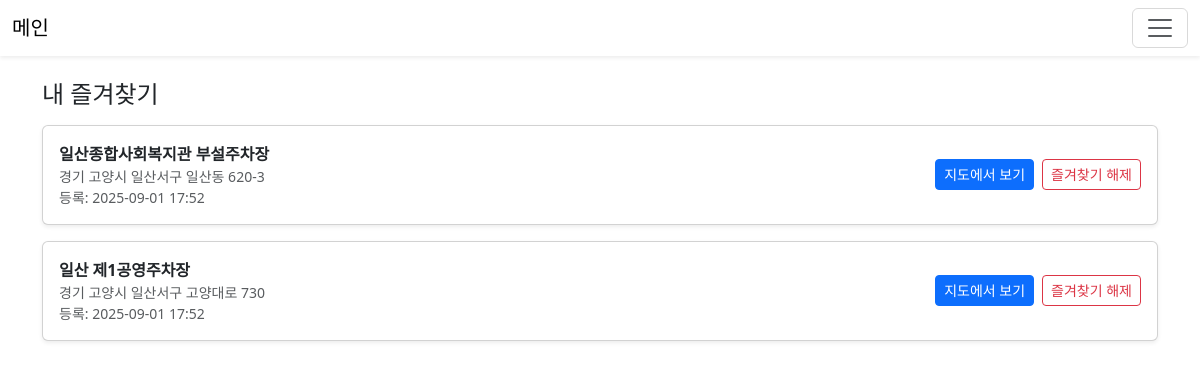
The page /favorites/ (signed in) on the database its author committed.
### second/models.py (models this page shows, shortened)
class Favorite(models.Model):
    user = models.ForeignKey(settings.AUTH_USER_MODEL, on_delete=models.CASCADE, related_name="favorites")
    parking = models.ForeignKey(ParkingBasic, on_delete=models.CASCADE, related_name="favorited_by")
    created_at = models.DateTimeField(auto_now_add=True)
    class Meta:
        unique_together = ('user', 'parking')  # 같은 유저가 같은 주차장 중복 등록 방지

class ParkingBasic(models.Model):
    latCrdn = models.CharField(max_length=50, null=True)      # 위도
    lonCrdn = models.CharField(max_length=50, null=True)      # 경도
    pkplcNm = models.CharField(max_length=200, null=True)     # 주차장명
    pkplcId = models.CharField(max_length=50, unique=True, null=True)  # 주차장 ID
    roadNmAddr = models.CharField(max_length=300, null=True)  # 도로명 주소
    pklotCnt = models.CharField(max_length=20, null=True)     # 주차구획 수
    wkdayOprtStartTime = models.CharField(max_length=20, null=True)
    wkdayOprtEndTime = models.CharField(max_length=20, null=True)
    satOprtStartTime = models.CharField(max_length=20, null=True)
    satOprtEndTime = models.CharField(max_length=20, null=True)
    hldyOprtStartTime = models.CharField(max_length=20, null=True)
    hldyOprtEndTime = models.CharField(max_length=20, null=True)
    parkingBscTime = models.CharField(max_length=20, null=True)
    parkingBscFare = models.CharField(max_length=20, null=True)
    addUnitTime = models.CharField(max_length=20, null=True)
    addUnitFare = models.CharField(max_length=20, null=True)
    updated_at = models.DateTimeField(auto_now=True)  # 저장/갱신 시간

### second/views.py (the view)
# urls.py: path('favorites/', views.favorite_list, name='favorite_list'),  # ★ 즐겨찾기 페이지
@login_required
def favorite_list(request):
    qs = (Favorite.objects
          .filter(user=request.user)
          .select_related('parking')
          .order_by('-created_at'))
    page = request.GET.get('page', 1)
    per_page = 5  # 필요시 조절
    paginator = Paginator(qs, per_page)
    page_obj = paginator.get_page(page)
    return render(request, "favorite_list.html", {
        "favorites": page_obj.object_list,   # 기존 for문 호환
        "page_obj": page_obj,
        "is_paginated": page_obj.has_other_pages(),
    })

### second/templates/favorite_list.html (shortened to what this page needs)
{% extends 'base.html' %}
{% load static %}
{% block content %}
<div class="container py-4">
  <div class="d-flex justify-content-between align-items-center mb-3">
    <h4 class="m-0">내 즐겨찾기</h4>
  </div>
  {% if favorites %}
    <div class="row g-3">
      {% for f in favorites %}
        <div class="col-12">
          <div class="card shadow-sm">
            <div class="card-body d-flex justify-content-between align-items-center">
              <div>
                <div class="fw-bold">{{ f.parking.pkplcNm }}</div>
                <div class="text-muted small">
                  {{ f.parking.roadNmAddr|default:"주소 정보 없음" }}
                </div>
                <div class="text-muted small">
                  등록: {{ f.created_at|date:"Y-m-d H:i" }}
                </div>
              </div>
              <div class="d-flex gap-2">
                <a class="btn btn-sm btn-primary js-go-map"
                   href="{% url 'map_view' %}"
                   data-focus-id="{{ f.parking.pkplcId }}">
                  지도에서 보기
                </a>
                <button class="btn btn-sm btn-outline-danger js-unfav"
                        data-pk="{{ f.parking.pkplcId }}">
                  즐겨찾기 해제
                </button>
              </div>
            </div>
          </div>
        </div>
      {% endfor %}
    </div>
  {% else %}
    <div class="alert alert-light border text-center">
      아직 즐겨찾기한 주차장이 없습니다.
      <a href="{% url 'map_view' %}">지도로 이동</a>해서 ⭐을 눌러보세요.
    </div>
  {% endif %}
</div>
{% endblock %}

### rows shown on the page
Favorite: parking.pkplcNm "일산종합사회복지관 부설주차장", parking.roadNmAddr "경기 고양시 일산서구 일산동 620-3", created_at "2025-09-01 17:52"
Favorite: parking.pkplcNm "일산 제1공영주차장", parking.roadNmAddr "경기 고양시 일산서구 고양대로 730", created_at "2025-09-01 17:52"
